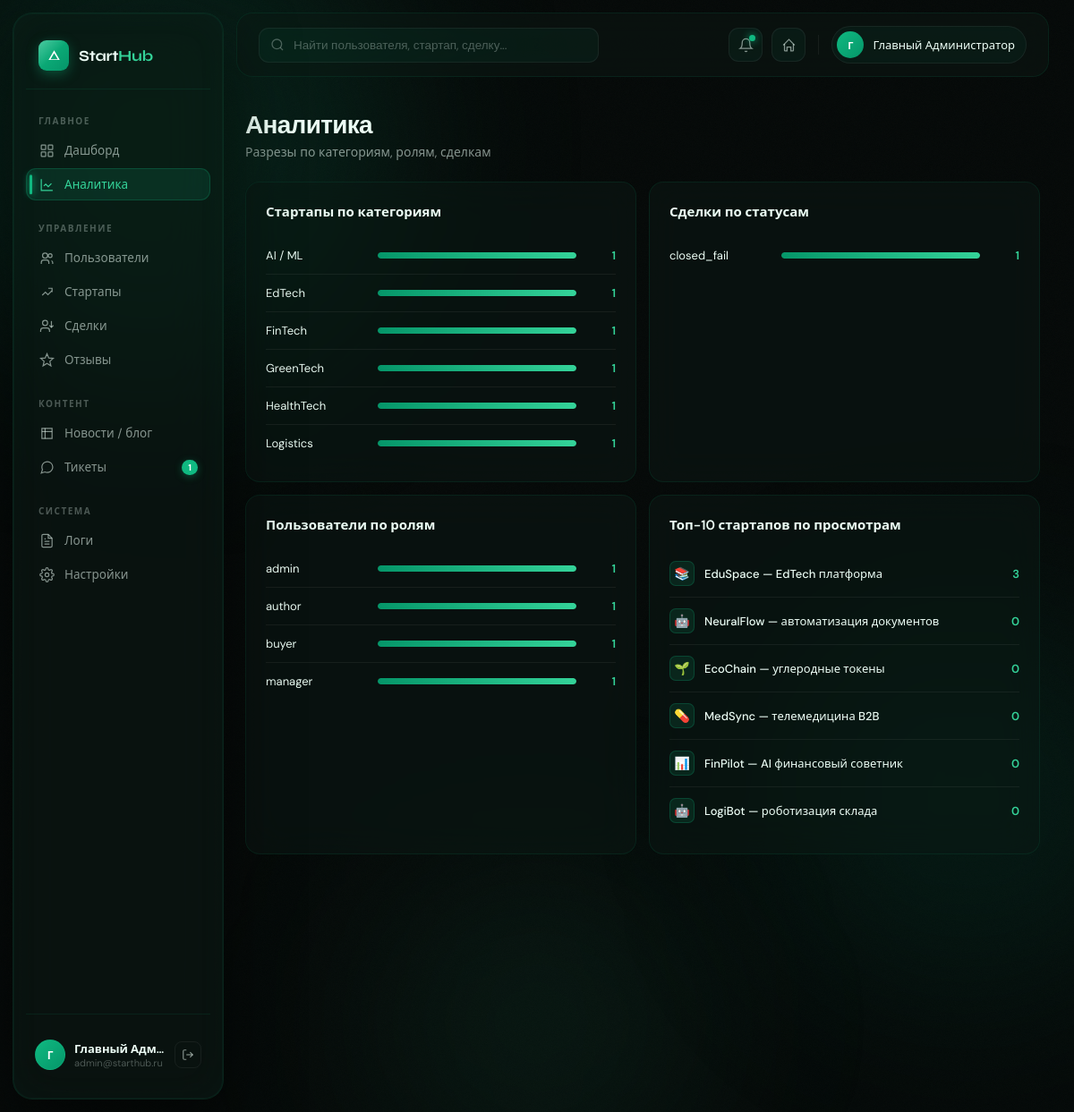
Page /admin/analytics (signed in) on the committed database.
### models/user.py (models this page shows)
class User(Base):
    __tablename__ = "users"
    id              = Column(Integer, primary_key=True)
    email           = Column(String(255), unique=True, nullable=False, index=True)
    username        = Column(String(64),  unique=True, nullable=False)
    hashed_password = Column(String(255), nullable=False)
    role            = Column(Enum(UserRole), default=UserRole.buyer, nullable=False)
    full_name       = Column(String(128))
    avatar          = Column(String(512))
    bio             = Column(Text)
    phone           = Column(String(32))
    telegram        = Column(String(64))
    website         = Column(String(256))
    location        = Column(String(128))
    is_active       = Column(Boolean, default=True)
    is_verified     = Column(Boolean, default=False)
    is_banned       = Column(Boolean, default=False)
    ban_reason      = Column(Text)
    last_seen       = Column(DateTime, default=lambda: datetime.now(timezone.utc))
    created_at      = Column(DateTime, default=lambda: datetime.now(timezone.utc))
    updated_at      = Column(DateTime, default=lambda: datetime.now(timezone.utc),
                             onupdate=lambda: datetime.now(timezone.utc))
    startups          = relationship("Startup", back_populates="author", lazy="select")
    deals_as_buyer    = relationship("Deal", back_populates="buyer", foreign_keys="Deal.buyer_id")
    messages          = relationship("Message", back_populates="sender")
    favorite_startups = relationship("Startup", secondary=favorites, back_populates="favorited_by")
    notifications     = relationship("Notification", back_populates="user", cascade="all, delete-orphan")
    reviews_given     = relationship("Review", back_populates="author",      foreign_keys="Review.author_id")
    reviews_received  = relationship("Review", back_populates="target_user", foreign_keys="Review.target_user_id")
    tickets           = relationship("SupportTicket", back_populates="user", foreign_keys="SupportTicket.user_id")
    wallet            = relationship("Wallet", back_populates="user", uselist=False, cascade="all, delete-orphan")
    activity_logs     = relationship("ActivityLog", back_populates="user", cascade="all, delete-orphan")

### models/startup.py (models this page shows)
class Startup(Base):
    __tablename__ = "startups"
    id            = Column(Integer, primary_key=True)
    author_id     = Column(Integer, ForeignKey("users.id"), nullable=False, index=True)
    title         = Column(String(256), nullable=False)
    slug          = Column(String(256), unique=True, nullable=False, index=True)
    category      = Column(String(64))
    stage         = Column(String(64))
    tagline       = Column(String(512))
    description   = Column(Text)
    cover_image   = Column(String(512))
    emoji         = Column(String(8), default="🚀")
    price         = Column(Float)
    revenue       = Column(Float)
    valuation     = Column(Float)
    team_size     = Column(Integer)
    founded_year  = Column(Integer)
    website       = Column(String(256))
    pitch_deck_url = Column(String(512))
    status        = Column(Enum(StartupStatus), default=StartupStatus.draft)
    is_featured   = Column(Boolean, default=False)
    is_verified   = Column(Boolean, default=False)
    views_count   = Column(Integer, default=0)
    deals_count   = Column(Integer, default=0)
    created_at    = Column(DateTime, default=lambda: datetime.now(timezone.utc))
    updated_at    = Column(DateTime, default=lambda: datetime.now(timezone.utc),
                           onupdate=lambda: datetime.now(timezone.utc))
    author       = relationship("User", back_populates="startups")
    deals        = relationship("Deal", back_populates="startup")
    favorited_by = relationship("User", secondary="favorites", back_populates="favorite_startups")
    tags         = relationship("Tag",  secondary=startup_tags_assoc, back_populates="startups")
    reviews      = relationship("Review", back_populates="startup", foreign_keys="Review.startup_id")

### models/deal.py (models this page shows)
class Deal(Base):
    __tablename__ = "deals"
    id           = Column(Integer, primary_key=True)
    startup_id   = Column(Integer, ForeignKey("startups.id"), nullable=False, index=True)
    buyer_id     = Column(Integer, ForeignKey("users.id"),    nullable=False, index=True)
    status       = Column(Enum(DealStatus), default=DealStatus.pending)
    amount       = Column(Float)
    final_amount = Column(Float)
    note         = Column(Text)
    reject_reason = Column(Text)
    created_at   = Column(DateTime, default=lambda: datetime.now(timezone.utc))
    updated_at   = Column(DateTime, default=lambda: datetime.now(timezone.utc),
                          onupdate=lambda: datetime.now(timezone.utc))
    closed_at    = Column(DateTime, nullable=True)
    startup   = relationship("Startup",       back_populates="deals")
    buyer     = relationship("User",          back_populates="deals_as_buyer", foreign_keys=[buyer_id])
    managers  = relationship("User",          secondary=deal_managers)
    messages  = relationship("Message",       back_populates="deal",  cascade="all, delete-orphan")
    documents = relationship("DealDocument",  back_populates="deal",  cascade="all, delete-orphan")

### routers/admin.py (the view)
@router.get("/analytics", response_class=HTMLResponse)
async def analytics(request: Request, db: AsyncSession = Depends(get_db)):
    admin = await _require_admin(request, db)
    badges = await _badges(db)
    cat_stats  = {r[0]: r[1] for r in (await db.execute(
        select(Startup.category, func.count(Startup.id)).group_by(Startup.category)
    )).all() if r[0]}
    deal_stats = {r[0].value: r[1] for r in (await db.execute(
        select(Deal.status, func.count(Deal.id)).group_by(Deal.status)
    )).all()}
    role_stats = {r[0].value: r[1] for r in (await db.execute(
        select(User.role, func.count(User.id)).group_by(User.role)
    )).all()}
    top_startups = (await db.execute(
        select(Startup).options(selectinload(Startup.author))
        .order_by(Startup.views_count.desc()).limit(10)
    )).scalars().all()
    recent_tx = (await db.execute(
        select(Transaction).order_by(Transaction.created_at.desc()).limit(20)
    )).scalars().all()
    return render(request, "admin/analytics.html", {
        "user": admin, **badges, "cat_stats": cat_stats, "deal_stats": deal_stats,
        "role_stats": role_stats, "top_startups": top_startups, "recent_tx": recent_tx,
    })

### templates/admin/analytics.html (shortened to what this page needs)
{% extends "admin/base_admin.html" %}
{% block admin_content %}
<div class="page-h">
  <div class="page-h-left">
    <h1>Аналитика</h1>
    <p>Разрезы по категориям, ролям, сделкам</p>
  </div>
</div>
<div class="an-grid">
  <div class="card reveal">
    <div class="card-title">Стартапы по категориям</div>
    {% set max_cat = cat_stats.values()|max if cat_stats else 1 %}
    {% for cat, cnt in cat_stats.items() %}
    <div class="chart-row">
      <div class="chart-label">{{ cat }}</div>
      <div class="chart-bar-wrap"><div class="chart-bar-fill" style="--w:{{ (cnt/max_cat*100)|int }}%;animation-delay:{{ loop.index0 * 0.08 }}s"></div></div>
      <div class="chart-val">{{ cnt }}</div>
    </div>
    {% else %}<div class="empty"><p>Нет данных</p></div>{% endfor %}
  </div>
  <div class="card reveal" style="transition-delay:.1s">
    <div class="card-title">Сделки по статусам</div>
    {% set max_d = deal_stats.values()|max if deal_stats else 1 %}
    {% for st, cnt in deal_stats.items() %}
    <div class="chart-row">
      <div class="chart-label">{{ st }}</div>
      <div class="chart-bar-wrap"><div class="chart-bar-fill" style="--w:{{ (cnt/max_d*100)|int }}%;animation-delay:{{ loop.index0 * 0.08 }}s"></div></div>
      <div class="chart-val">{{ cnt }}</div>
    </div>
    {% else %}<div class="empty"><p>Нет сделок</p></div>{% endfor %}
  </div>
  <div class="card reveal" style="transition-delay:.2s">
    <div class="card-title">Пользователи по ролям</div>
    {% set max_r = role_stats.values()|max if role_stats else 1 %}
    {% for role, cnt in role_stats.items() %}
    <div class="chart-row">
      <div class="chart-label">{{ role }}</div>
      <div class="chart-bar-wrap"><div class="chart-bar-fill" style="--w:{{ (cnt/max_r*100)|int }}%;animation-delay:{{ loop.index0 * 0.08 }}s"></div></div>
      <div class="chart-val">{{ cnt }}</div>
    </div>
    {% else %}<div class="empty"><p>Нет данных</p></div>{% endfor %}
  </div>
  <div class="card reveal" style="transition-delay:.3s">
    <div class="card-title">Топ-10 стартапов по просмотрам</div>
    {% for s in top_startups[:10] %}
    <div class="chart-row" style="gap:11px">
      <div style="width:28px;height:28px;border-radius:7px;background:var(--em-dim);border:1px solid var(--em-border);display:flex;align-items:center;justify-content:center;font-size:14px;flex-shrink:0">{{ s.emoji or '🚀' }}</div>
      <div class="chart-label" style="font-weight:500">{{ s.title }}</div>
      <div class="chart-val">{{ s.views_count or 0 }}</div>
    </div>
    {% else %}<div class="empty"><p>Нет данных</p></div>{% endfor %}
  </div>
</div>
{% endblock %}

### templates/admin/base_admin.html (shortened to what this page needs)
<!DOCTYPE html>
<html lang="ru">
<head>
</head>
<body>
<div class="blob-container">
  <div class="blob b1"></div>
  <div class="blob b2"></div>
  <div class="blob b3"></div>
</div>
<div class="admin-shell">
  <aside class="sidebar">
    <a href="/" class="sidebar-logo">
      <div class="logo-mark">
        <svg viewBox="0 0 24 24" xmlns="http://www.w3.org/2000/svg"><path d="M12 2L2 19h20L12 2zm0 5l6.5 11h-13L12 7z"/></svg>
      </div>
      <div class="logo-text">Start<span>Hub</span></div>
    </a>
    <div class="sidebar-section">
      <div class="sidebar-section-label">Главное</div>
      <a href="/admin/dashboard" class="nav-item {% if request.url.path == '/admin/dashboard' %}active{% endif %}">
        <span class="nav-icon">
          <svg viewBox="0 0 24 24" fill="none" stroke="currentColor"><rect x="3" y="3" width="7" height="7" rx="1"/><rect x="14" y="3" width="7" height="7" rx="1"/><rect x="3" y="14" width="7" height="7" rx="1"/><rect x="14" y="14" width="7" height="7" rx="1"/></svg>
        </span>
        Дашборд
      </a>
      <a href="/admin/analytics" class="nav-item {% if request.url.path == '/admin/analytics' %}active{% endif %}">
        <span class="nav-icon">
          <svg viewBox="0 0 24 24" fill="none" stroke="currentColor"><path d="M3 3v18h18"/><path d="M7 14l3-3 4 4 5-5"/></svg>
        </span>
        Аналитика
      </a>
    </div>
    <div class="sidebar-section">
      <div class="sidebar-section-label">Управление</div>
      <a href="/admin/users" class="nav-item {% if request.url.path.startswith('/admin/users') %}active{% endif %}">
        <span class="nav-icon">
          <svg viewBox="0 0 24 24" fill="none" stroke="currentColor"><circle cx="9" cy="8" r="4"/><path d="M3 21v-2a4 4 0 0 1 4-4h4a4 4 0 0 1 4 4v2"/><circle cx="17" cy="8" r="3"/><path d="M21 21v-2a3 3 0 0 0-2-2.83"/></svg>
        </span>
        Пользователи
      </a>
      <a href="/admin/startups" class="nav-item {% if request.url.path.startswith('/admin/startups') %}active{% endif %}">
        <span class="nav-icon">
          <svg viewBox="0 0 24 24" fill="none" stroke="currentColor"><path d="M4.5 17l5-5 4 4 6-6"/><path d="M14 6h6v6"/></svg>
        </span>
        Стартапы
      </a>
      <a href="/admin/deals" class="nav-item {% if request.url.path.startswith('/admin/deals') %}active{% endif %}">
        <span class="nav-icon">
          <svg viewBox="0 0 24 24" fill="none" stroke="currentColor"><path d="M16 21v-2a4 4 0 0 0-4-4H6a4 4 0 0 0-4 4v2"/><circle cx="9" cy="7" r="4"/><path d="M22 11l-3 3-3-3"/><path d="M19 14V4"/></svg>
        </span>
        Сделки
      </a>
      <a href="/admin/reviews" class="nav-item {% if request.url.path.startswith('/admin/reviews') %}active{% endif %}">
        <span class="nav-icon">
          <svg viewBox="0 0 24 24" fill="none" stroke="currentColor"><path d="M12 17.27L18.18 21l-1.64-7.03L22 9.24l-7.19-.61L12 2 9.19 8.63 2 9.24l5.46 4.73L5.82 21z"/></svg>
        </span>
        Отзывы
      </a>
    </div>
    <div class="sidebar-section">
      <div class="sidebar-section-label">Контент</div>
      <a href="/admin/news" class="nav-item {% if request.url.path.startswith('/admin/news') %}active{% endif %}">
        <span class="nav-icon">
          <svg viewBox="0 0 24 24" fill="none" stroke="currentColor"><path d="M4 4h16v16H4z"/><path d="M4 9h16"/><path d="M9 4v16"/></svg>
        </span>
        Новости / блог
      </a>
      <a href="/admin/tickets" class="nav-item {% if request.url.path.startswith('/admin/tickets') %}active{% endif %}">
        <span class="nav-icon">
          <svg viewBox="0 0 24 24" fill="none" stroke="currentColor"><path d="M21 11.5a8.38 8.38 0 0 1-.9 3.8 8.5 8.5 0 0 1-7.6 4.7 8.38 8.38 0 0 1-3.8-.9L3 21l1.9-5.7a8.38 8.38 0 0 1-.9-3.8 8.5 8.5 0 0 1 4.7-7.6 8.38 8.38 0 0 1 3.8-.9h.5a8.48 8.48 0 0 1 8 8v.5z"/></svg>
        </span>
        Тикеты
        {% if open_tickets %}<span class="nav-badge">{{ open_tickets }}</span>{% endif %}
      </a>
    </div>
    <div class="sidebar-section">
      <div class="sidebar-section-label">Система</div>
      <a href="/admin/logs" class="nav-item {% if request.url.path == '/admin/logs' %}active{% endif %}">
        <span class="nav-icon">
          <svg viewBox="0 0 24 24" fill="none" stroke="currentColor"><path d="M14 2H6a2 2 0 0 0-2 2v16a2 2 0 0 0 2 2h12a2 2 0 0 0 2-2V8z"/><path d="M14 2v6h6"/><path d="M8 13h8M8 17h8M8 9h2"/></svg>
        </span>
        Логи
      </a>
      <a href="/admin/settings" class="nav-item {% if request.url.path == '/admin/settings' %}active{% endif %}">
        <span class="nav-icon">
        </span>
        Настройки
      </a>
    </div>
    <div class="sidebar-footer">
      <div class="sidebar-user">
        <div class="su-ava">{% if user.full_name %}{{ user.full_name[0] }}{% else %}{{ user.username[0]|upper }}{% endif %}</div>
        <div class="su-info">
          <div class="su-name">{{ user.full_name or user.username }}</div>
          <div class="su-email">{{ user.email }}</div>
        </div>
        <a href="/logout" class="su-logout" title="Выход">
          <svg width="14" height="14" viewBox="0 0 24 24" fill="none" stroke="currentColor" stroke-width="2"><path d="M9 21H5a2 2 0 0 1-2-2V5a2 2 0 0 1 2-2h4"/><polyline points="16 17 21 12 16 7"/><line x1="21" y1="12" x2="9" y2="12"/></svg>
        </a>
      </div>
    </div>
  </aside>
  <main class="admin-main">
    <div class="topbar">
      <div class="topbar-search">
        <svg viewBox="0 0 24 24" fill="none" stroke="currentColor" stroke-width="2"><circle cx="11" cy="11" r="8"/><line x1="21" y1="21" x2="16.65" y2="16.65"/></svg>
        <input type="text" placeholder="Найти пользователя, стартап, сделку..." id="globalSearch">
      </div>
      <div class="topbar-actions">
        <button class="tb-btn" title="Уведомления">
          <svg viewBox="0 0 24 24" fill="none" stroke="currentColor" stroke-width="1.8"><path d="M18 8A6 6 0 0 0 6 8c0 7-3 9-3 9h18s-3-2-3-9"/><path d="M13.73 21a2 2 0 0 1-3.46 0"/></svg>
          <span class="dot"></span>
        </button>
        <a href="/" class="tb-btn" title="На сайт">
          <svg viewBox="0 0 24 24" fill="none" stroke="currentColor" stroke-width="1.8"><path d="M3 12l2-2 7-7 7 7 2 2"/><path d="M5 10v10a1 1 0 0 0 1 1h3v-6h6v6h3a1 1 0 0 0 1-1V10"/></svg>
        </a>
        <div class="tb-user">
          <div class="tb-user-ava">{% if user.full_name %}{{ user.full_name[0] }}{% else %}{{ user.username[0]|upper }}{% endif %}</div>
          <div class="tb-user-name">{{ user.full_name or user.username }}</div>
        </div>
      </div>
    </div>
    <div class="admin-content">
      {% block admin_content %}{% endblock %}
    </div>
  </main>
</div>
</body>
</html>

### rows in the picture
User: full_name "Г", full_name "Главный Адм…", email "admin@starthub.ru", full_name "Главный Администратор", role "admin", {{ (cnt/max_r*100)|int }} 100 (drawn), cnt "1"
Startup: category "AI / ML", {{ (cnt/max_cat*100)|int }} 100 (drawn), cnt "1", emoji "🤖", title "NeuralFlow — автоматизация документов", views_count "0"
Startup: category "EdTech", {{ (cnt/max_cat*100)|int }} 100 (drawn), is_verified "1", emoji "📚", title "EduSpace — EdTech платформа", views_count "3"
Startup: category "HealthTech", {{ (cnt/max_cat*100)|int }} 100 (drawn), is_featured "1", emoji "💊", title "MedSync — телемедицина B2B", views_count "0"
Startup: category "Logistics", {{ (cnt/max_cat*100)|int }} 100 (drawn), is_verified "1", emoji "🤖", title "LogiBot — роботизация склада", views_count "0"
Deal: status "closed_fail", {{ (cnt/max_d*100)|int }} 100 (drawn), cnt "1"
User: role "author", {{ (cnt/max_r*100)|int }} 100 (drawn), cnt "1"
User: role "buyer", {{ (cnt/max_r*100)|int }} 100 (drawn), cnt "1"
User: role "manager", {{ (cnt/max_r*100)|int }} 100 (drawn), cnt "1"
Startup: emoji "🌱", title "EcoChain — углеродные токены", views_count "0"
Startup: emoji "📊", title "FinPilot — AI финансовый советник", views_count "0"

### other values in the picture
{{ open_tickets }} "1"
{{ cat }} "FinTech" "GreenTech"
{{ cnt }} "1" "1"
